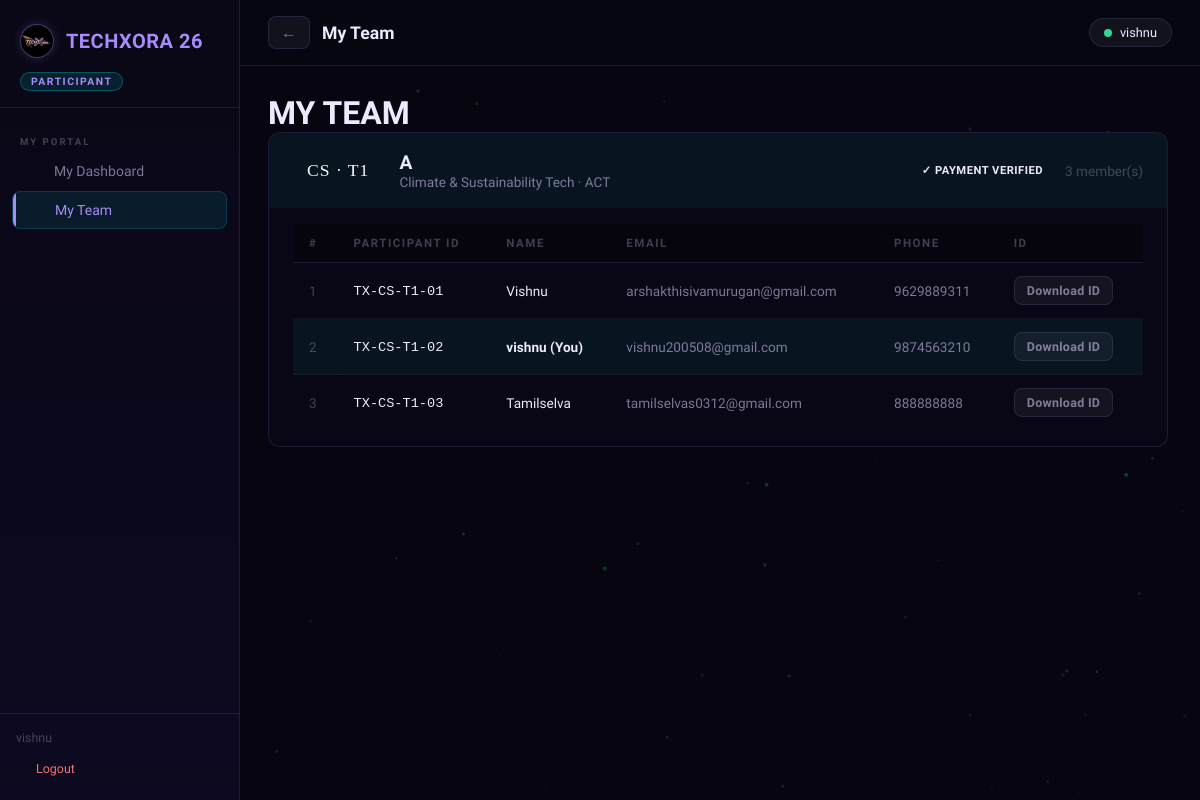
The page /participant/team (signed in) on the database its author committed.
### models.py (models this page shows, shortened)
class Team(db.Model):
    __tablename__ = 'teams'
    id = db.Column(db.Integer, primary_key=True)
    team_number = db.Column(db.Integer, unique=True, nullable=False)  # 1, 2, 3 ...
    team_name = db.Column(db.String(150), nullable=False)
    domain = db.Column(db.String(100), nullable=False)       # Full name
    domain_short = db.Column(db.String(5), nullable=False)   # AI, WD, IoT …
    college = db.Column(db.String(200), nullable=True)
    payment_status = db.Column(db.String(20), default='pending')  # pending / verified
    problem_id = db.Column(db.Integer, db.ForeignKey('problem_statements.id'), nullable=True)
    registered_at = db.Column(db.DateTime, default=datetime.utcnow)
    members = db.relationship('Participant', backref='team_obj', lazy='dynamic',
                              cascade='all, delete-orphan')
    payment = db.relationship('Payment', backref='team_obj', uselist=False,
                              cascade='all, delete-orphan')
    problem_statement = db.relationship('ProblemStatement', backref='teams_selected_obj')

class Participant(db.Model):
    __tablename__ = 'participants'
    id = db.Column(db.Integer, primary_key=True)
    team_id = db.Column(db.Integer, db.ForeignKey('teams.id'), nullable=False)
    unique_id = db.Column(db.String(25), unique=True, nullable=False)
    member_number = db.Column(db.Integer, nullable=False)  # position within team: 1, 2 …
    name = db.Column(db.String(100), nullable=False)
    email = db.Column(db.String(150), unique=True, nullable=False)
    phone = db.Column(db.String(20), nullable=False)
    qr_path = db.Column(db.String(200), nullable=True)
    is_inside = db.Column(db.Boolean, default=False)
    food_issued = db.Column(db.Boolean, default=False)
    food_count = db.Column(db.Integer, default=0)
    password = db.Column(db.String(10), nullable=True)  # 4-digit code
    registered_at = db.Column(db.DateTime, default=datetime.utcnow)
    logs = db.relationship('Log', backref='participant', lazy='dynamic',
                           cascade='all, delete-orphan')

### routes/participant.py (the view)
@participant_bp.route('/team')
@participant_required
def team_view():
    p = Participant.query.get(session['participant_id'])
    if not p or not p.team_obj:
        return redirect(url_for('participant.dashboard'))
    return render_template('participant/team.html', team=p.team_obj)

### routes/participant.py (called while the page is built)
def participant_required(f):
    @wraps(f)
    def decorated(*args, **kwargs):
        if session.get('role') != 'participant':
            flash('Please log in as a participant.', 'error')
            return redirect(url_for('auth.login', role='participant'))
        return f(*args, **kwargs)
    return decorated

### templates/participant/team.html (shortened to what this page needs)
{% extends "base.html" %}
{% block page_title %} My Team{% endblock %}
{% block content %}
<div class="page-header">
    <div>
        <h1 class="page-title">MY TEAM</h1>
    </div>
</div>
<div style="display:flex;flex-direction:column;gap:24px;max-width:900px">
    <div class="stat-card" style="padding:0;overflow:hidden">
        <div style="
        display:flex;align-items:center;justify-content:space-between;
        padding:18px 24px;
        background:rgba(0,245,255,0.05);
        border-bottom:1px solid var(--glass-border);
        flex-wrap: wrap;
        gap: 16px;
    ">
            <div style="display:flex;align-items:center;gap:16px">
                <div style="
                background:var(--cyan);color:#f9f8f8;
                font-family:'Bebas Neue',cursive;
                font-size:1.1rem;letter-spacing:1px;
                padding:6px 14px;border-radius:4px;
            ">{{ team.domain_short }} · T{{ team.team_number }}</div>
                <div>
                    <div style="font-weight:700;font-size:1.2rem;color:var(--text-primary)">{{ team.team_name }}</div>
                    <div style="font-size:0.85rem;color:var(--text-secondary)">{{ team.domain }} · {{ team.college or
                        'N/A' }}</div>
                </div>
            </div>
            <div style="display:flex;align-items:center;gap:12px">
                {% if team.payment_status == 'verified' %}
                <span class="badge badge-green">✓ Payment Verified</span>
                {% elif team.payment_status == 'rejected' %}
                <span class="badge badge-red">✗ Payment Rejected</span>
                {% else %}
                <span class="badge badge-yellow"> Payment Pending</span>
                {% endif %}
                <span style="font-size:0.85rem;color:var(--text-muted)">{{ team.members.count() }} member(s)</span>
            </div>
        </div>
        <div style="padding:16px 24px">
            {% if team.members.count() == 0 %}
            <div style="color:var(--text-muted);font-size:0.85rem">No members found.</div>
            {% else %}
            <div style="overflow-x:auto">
                <table class="data-table" style="width:100%">
                    <thead>
                        <tr>
                            <th>#</th>
                            <th>Participant ID</th>
                            <th>Name</th>
                            <th>Email</th>
                            <th>Phone</th>
                            <th>ID</th>
                        </tr>
                    </thead>
                    <tbody>
                        {% for p in team.members.order_by('member_number').all() %}
                        <tr {% if p.id==session.participant_id %}style="background:rgba(0,245,255,0.05)" {% endif %}>
                            <td style="color:var(--text-muted)">{{ p.member_number }}</td>
                            <td>
                                <code style="color:var(--cyan);font-size:0.85rem">{{ p.unique_id }}</code>
                            </td>
                            <td
                                style="font-weight:{% if p.id == session.participant_id %}700{% else %}normal{% endif %}">
                                {{ p.name }} {% if p.id == session.participant_id %}(You){% endif %}
                            </td>
                            <td style="color:var(--text-secondary)">{{ p.email }}</td>
                            <td style="color:var(--text-secondary)">{{ p.phone }}</td>
                            <td>
                                <a href="{{ url_for('auth.download_id_card', uid=p.unique_id) }}"
                                    class="btn btn-ghost btn-sm" title="Download ID Card">Download ID</a>
                            </td>
                        </tr>
                        {% endfor %}
                    </tbody>
                </table>
            </div>
            {% endif %}
        </div>
    </div>
</div>
{% endblock %}

### static/css/style.css (style rules this page uses)
:root { --pri: #a78bfa; --pri-glow: rgba(167, 139, 250, 0.45); --sec: #f59e0b; --sec-glow: rgba(245, 158, 11, 0.45); --dim: rgba(220, 210, 255, 0.38); --bg-primary: #07050f; --bg-secondary: #0c0919; --bg-card: rgba(10, 8, 22, 0.92); --bg-glass: rgba(12, 9, 25, 0.88); --bg-input: rgba(14, 11, 28, 0.9); --neon-cyan: #a78bfa; --neon-purple: #a78bfa; --neon-green: #34d399; --neon-orange: #f59e0b; --neon-red: #f87171; --neon-blue: #818cf8; --neon-yellow: #f59e0b; --text-primary: #ede9fe; --text-secondary: rgba(220, 210, 255, 0.55); --text-muted: rgba(220, 210, 255, 0.28); --border: rgba(167, 139, 250, 0.14); --border-bright: rgba(167, 139, 250, 0.4); --sidebar-w: 240px; --radius: 12px; --radius-lg: 18px; --transition: 0.25s cubic-bezier(0.4, 0, 0.2, 1); --shadow-glow-cyan: 0 0 20px rgba(167, 139, 250, 0.25); --shadow-glow-purple: 0 0 20px rgba(167, 139, 250, 0.35); --shadow-card: 0 4px 24px rgba(0, 0, 0, 0.6); }
*, *::before, *::after { box-sizing: border-box; margin: 0; padding: 0; }
html { font-size: 16px; scroll-behavior: smooth; }
body { font-family: 'Chakra Petch', sans-serif; background: var(--bg-primary); color: var(--text-primary); min-height: 100vh; overflow-x: hidden; }
a { color: var(--pri); text-decoration: none; transition: color var(--transition); }
.stat-card { background: var(--bg-card); border: 1px solid var(--border); border-radius: var(--radius); padding: 20px 22px; position: relative; overflow: hidden; transition: transform var(--transition), border-color var(--transition); }
.stat-card::after { content: ''; position: absolute; top: 0; left: 0; right: 0; height: 2px; background: var(--accent); }
.btn { display: inline-flex; align-items: center; gap: 7px; padding: 9px 18px; border-radius: 8px; font-size: 0.85rem; font-weight: 600; cursor: pointer; border: none; transition: all var(--transition); letter-spacing: 0.3px; text-decoration: none; }
.btn-ghost { background: rgba(255, 255, 255, 0.05); color: var(--text-secondary); border: 1px solid var(--border); }
.btn-sm { padding: 6px 12px; font-size: 0.78rem; }
table { width: 100%; border-collapse: collapse; }
th { padding: 12px 16px; font-size: 0.72rem; font-weight: 700; letter-spacing: 1.5px; text-transform: uppercase; color: var(--text-muted); background: rgba(0, 0, 0, 0.3); border-bottom: 1px solid var(--border); text-align: left; }
td { padding: 13px 16px; font-size: 0.85rem; border-bottom: 1px solid rgba(255, 255, 255, 0.04); vertical-align: middle; }
tr:last-child td { border-bottom: none; }
.badge { display: inline-flex; align-items: center; gap: 5px; padding: 3px 10px; border-radius: 20px; font-size: 0.7rem; font-weight: 700; letter-spacing: 0.5px; text-transform: uppercase; }

### rows shown on the page
Team: domain_short "CS", team_number "1", team_name "A", domain "Climate & Sustainability Tech", college "ACT"
Participant: member_number "1", unique_id "TX-CS-T1-01", name "Vishnu", email "arshakthisivamurugan@gmail.com", phone "9629889311"
Participant: member_number "2", unique_id "TX-CS-T1-02", name "vishnu", shows "(You)", email "vishnu200508@gmail.com", phone "9874563210"
Participant: member_number "3", unique_id "TX-CS-T1-03", name "Tamilselva", email "tamilselvas0312@gmail.com", phone "888888888"

### other values the page prints
{{ session.role | upper }} "PARTICIPANT"
{{ session.user }} "vishnu"
{{ team.members.count() }} "3"
